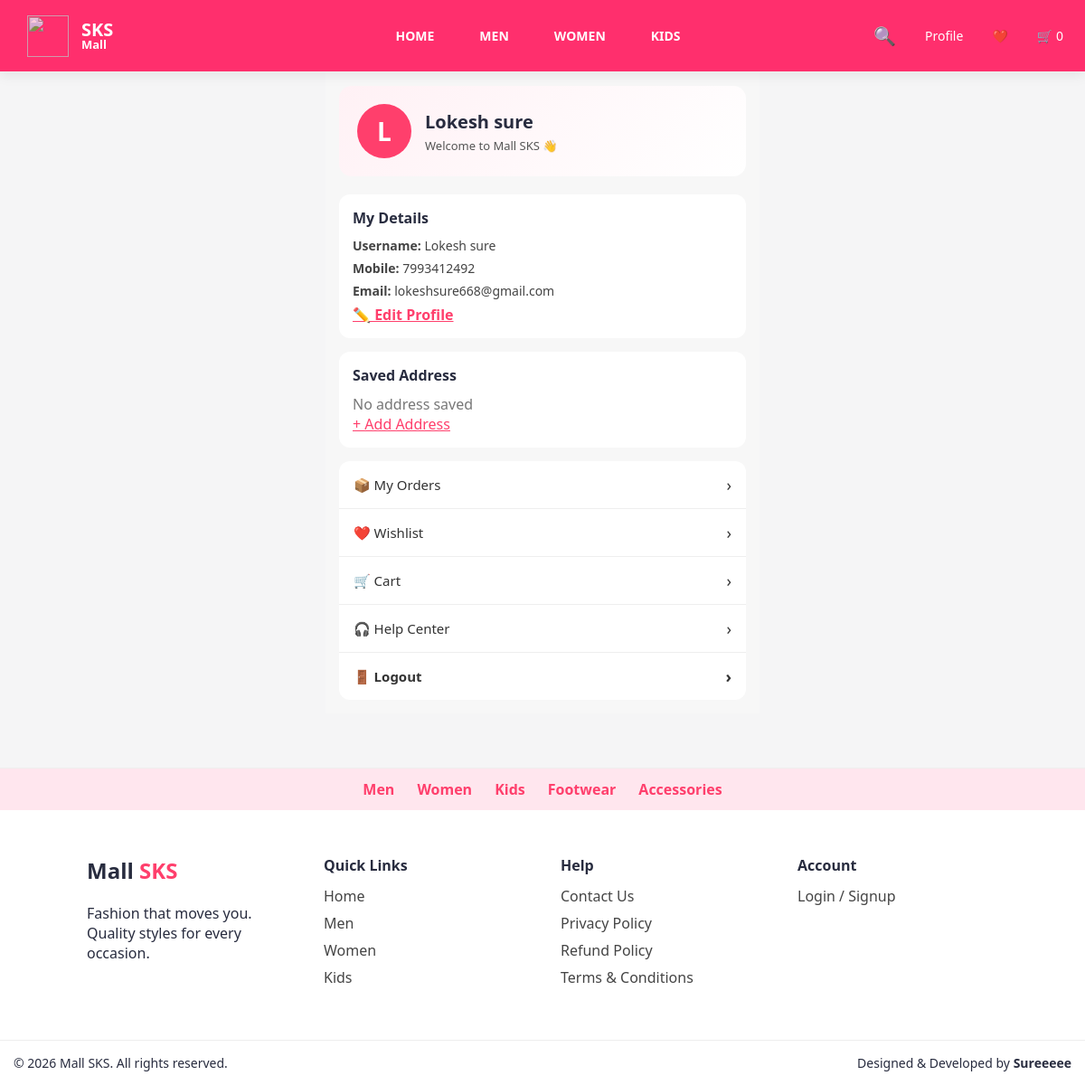
The app's page /profile (signed in) with its own data.
### models/user.py (models this page shows)
class User(db.Model):
    id = db.Column(db.Integer, primary_key=True)
    mobile = db.Column(db.String(10), unique=True, nullable=False)
    username = db.Column(db.String(50))
    email = db.Column(db.String(100), unique=True)
    role = db.Column(db.String(20), default="customer")

### app.py (the view)
@app.route("/profile")
def profile():
    if "user_id" not in session:
        session["show_login"] = True
        return redirect(url_for("home"))
    user = User.query.get(session["user_id"])
    if not user:
        session.clear()
        return redirect(url_for("home"))
    return render_template("profile.html", user=user)

### templates/profile.html (shortened to what this page needs)
<!DOCTYPE html>
<html lang="en">
<head>
    <link rel="stylesheet" href="{{ url_for('static', filename='css/style.css') }}">
</head>
<body>
{% include "header.html" %}
<div class="profile-page">
    <div class="profile-top">
        <div class="profile-avatar">
            {{ user.username[0] | upper }}
        </div>
        <div>
            <h2>{{ user.username }}</h2>
            <p>Welcome to Mall SKS 👋</p>
        </div>
    </div>
    <div class="profile-card profile-info">
        <h3>My Details</h3>
        <p><b>Username:</b> {{ user.username }}</p>
        <p><b>Mobile:</b> {{ user.mobile or "Not added" }}</p>
        <p><b>Email:</b> {{ user.email or "Not added" }}</p>
        <a href="{{ url_for('edit_profile') }}" style="color:#ff3f6c;font-weight:600;">
            ✏️ Edit Profile
        </a>
    </div>
    <div class="profile-card">
        <h3>Saved Address</h3>
        {% if user.address %}
            <p>{{ user.address }}</p>
        {% else %}
            <p style="color:#777;">No address saved</p>
            <a href="{{ url_for('address') }}" style="color:#ff3f6c;">+ Add Address</a>
        {% endif %}
    </div>
    <div class="profile-menu">
        <a href="{{ url_for('my_orders') }}">
            📦 My Orders
            <span>›</span>
        </a>
        <a href="{{ url_for('wishlist') }}">
            ❤️ Wishlist
            <span>›</span>
        </a>
        <a href="{{ url_for('cart') }}">
            🛒 Cart
            <span>›</span>
        </a>
        <a href="{{ url_for('contact') }}">
            🎧 Help Center
            <span>›</span>
        </a>
        <a href="{{ url_for('logout') }}" class="logout">
            🚪 Logout
            <span>›</span>
        </a>
    </div>
</div>
{% include "footer.html" %}
</body>
</html>

### static/css/style.css (style rules this page uses)
* { box-sizing: border-box; }
html, body { width: 100%; overflow-x: hidden; }
body { font-family: "Segoe UI", Arial, sans-serif; margin: 0; background-color: #f5f5f6; color: #282c3f; }
h2 { margin-bottom: 20px; }
body { margin: 0; font-family: "Segoe UI", Arial, sans-serif; background: #f5f5f6; color: #282c3f; }
body { animation: fadePage 0.6s ease-in; }
* { margin: 0; padding: 0; box-sizing: border-box; font-family: "Segoe UI", sans-serif; }
body { margin: 0; padding: 0; }
body { padding-bottom: 120px; }

### templates/profile.html (style rules this page uses)
.profile-page { max-width: 480px; margin: auto; padding: 15px; background: #f7f7f7; }
.profile-top { background: linear-gradient(135deg,#fff1f5,#ffffff); padding: 20px; border-radius: 14px; display: flex; align-items: center; gap: 15px; margin-bottom: 20px; }
.profile-avatar { width: 60px; height: 60px; background: #ff3f6c; color: #fff; font-size: 28px; font-weight: bold; border-radius: 50%; display: flex; align-items: center; justify-content: center; }
.profile-top h2 { margin: 0; font-size: 20px; }
.profile-top p { margin: 4px 0 0; font-size: 13px; color: #555; }
.profile-card { background: #fff; border-radius: 12px; padding: 15px; margin-bottom: 15px; }
.profile-card h3 { margin-bottom: 10px; font-size: 16px; }
.profile-info p { font-size: 14px; margin: 6px 0; color: #444; }
.profile-menu { background: #fff; border-radius: 12px; overflow: hidden; }
.profile-menu a { display: flex; justify-content: space-between; align-items: center; padding: 14px 16px; text-decoration: none; color: #333; font-size: 15px; border-bottom: 1px solid #eee; }
.profile-menu a:last-child { border-bottom: none; }
.profile-menu a span { font-size: 18px; }
.logout { color: red; font-weight: 600; }

### records on screen
User: username "L", username "Lokesh sure", mobile "7993412492", email "lokeshsure668@gmail.com"

### other values on screen
{{ session.get("cart", {})|length }} "0"
